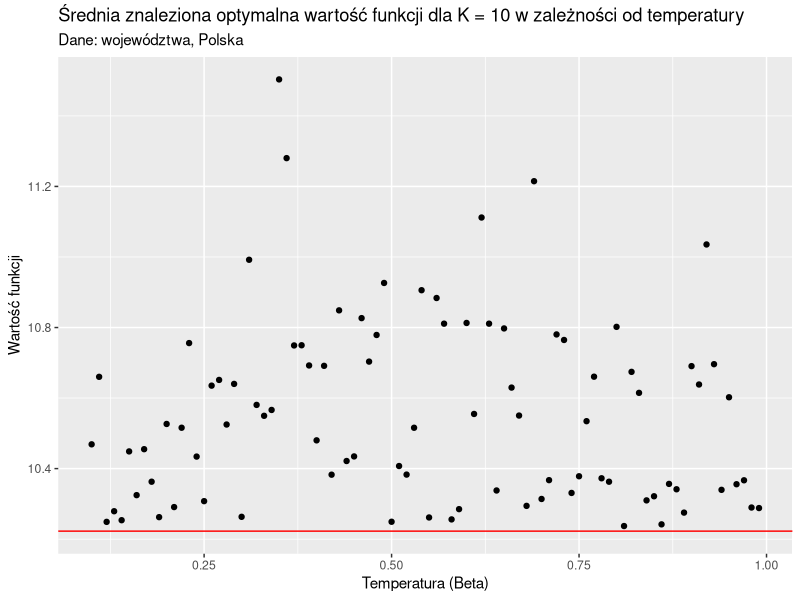
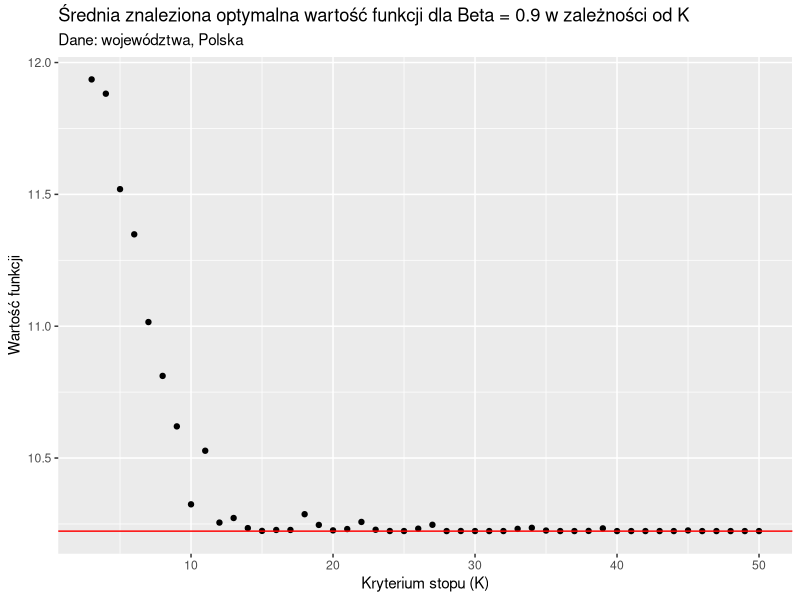

Source code (R) for these figures, in order:
library(ggplot2)

# Ustawienie lokalizacji na lokalizację pliku
setwd(dirname(rstudioapi::getActiveDocumentContext()$path))

df1 <- read.csv("data/experiment1_betas.csv")
df2 <- read.csv("data/experiment1_Ks.csv")
head(df1)
head(df2)

# Wykres 1
ggplot(data = df1[-91,], aes(x = betas, y = result_polska)) +
  geom_point() +
  geom_hline(yintercept = df1[91, 2], color = "red") +
  labs(title = "Średnia znaleziona optymalna wartość funkcji dla K = 10 w zależności od temperatury",
       subtitle = "Dane: województwa, Polska",
       x = "Temperatura (Beta)",
       y = "Wartość funkcji")

# Wykres 2

# Wykres 3

# Wykres 4
ggplot(data = df2[-49,], aes(x = Ks, y = result_polska)) +
  geom_point() +
  geom_hline(yintercept = df2[49, 2], color = "red") +
  labs(title = "Średnia znaleziona optymalna wartość funkcji dla Beta = 0.9 w zależności od K",
       subtitle = "Dane: województwa, Polska",
       x = "Kryterium stopu (K)",
       y = "Wartość funkcji")

# Wykres 5

# Wykres 6
